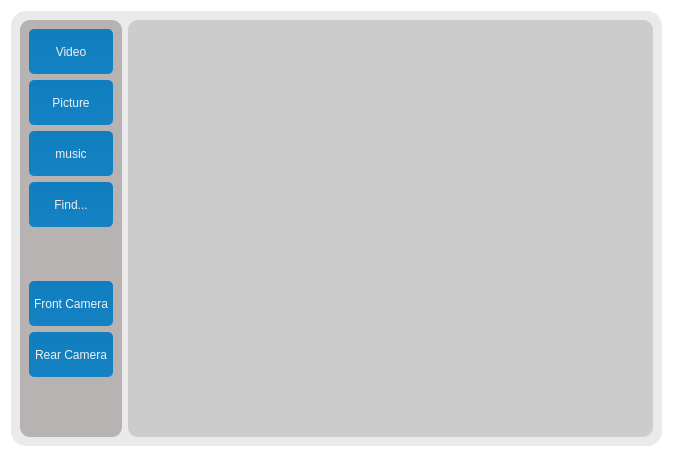
<?xml version="1.0" encoding="UTF-8"?>
<ui version="4.0">
 <class>movieDesk1</class>
 <widget class="QDialog" name="movieDesk1">
  <property name="geometry">
   <rect>
    <x>0</x>
    <y>0</y>
    <width>673</width>
    <height>457</height>
   </rect>
  </property>
  <property name="windowTitle">
   <string>Dialog</string>
  </property>
  <property name="styleSheet">
   <string notr="true">background-color:rgb(86, 76, 75,0);
border-radius:5px;</string>
  </property>
  <layout class="QGridLayout" name="gridLayout_4">
   <item row="0" column="0">
    <widget class="QWidget" name="widget_2" native="true">
     <property name="styleSheet">
      <string notr="true">background-color:rgb(86, 76, 75,30);
border-radius:15px;</string>
     </property>
     <layout class="QGridLayout" name="gridLayout_3" columnstretch="1,6">
      <item row="0" column="0">
       <widget class="QWidget" name="widget" native="true">
        <property name="styleSheet">
         <string notr="true">background-color:rgb(86, 76, 75,90);
border-radius:10px;</string>
        </property>
        <layout class="QGridLayout" name="gridLayout_2" rowstretch="1,1,1,1,2,1,1,1" columnstretch="0,5,0" rowminimumheight="45,45,45,45,0,45,45,45">
         <item row="0" column="1">
          <widget class="QPushButton" name="videoButton">
           <property name="sizePolicy">
            <sizepolicy hsizetype="Fixed" vsizetype="Fixed">
             <horstretch>0</horstretch>
             <verstretch>0</verstretch>
            </sizepolicy>
           </property>
           <property name="minimumSize">
            <size>
             <width>0</width>
             <height>0</height>
            </size>
           </property>
           <property name="maximumSize">
            <size>
             <width>119</width>
             <height>51</height>
            </size>
           </property>
           <property name="focusPolicy">
            <enum>Qt::NoFocus</enum>
           </property>
           <property name="styleSheet">
            <string notr="true">QPushButton{
	border-style: none;
	border: 0px;
	color: #F0F0F0;
	padding: 5px;	
	border-radius:5px;
	background: qlineargradient(spread:pad, x1:0, y1:0, x2:0, y2:1, stop:0 #0F7DBE, stop:1 #1582C3); 
}

.QPushButton[focusPolicy=&quot;0&quot;] {
	border-style: none;
	border: 0px;
	color: #F0F0F0;
	padding: 0px;	
	border-radius:3px;
	background: qlineargradient(spread:pad, x1:0, y1:0, x2:0, y2:1, stop:0 #0F7DBE, stop:1 #1582C3); 
}

.QPushButton:hover{ 
	background: qlineargradient(spread:pad, x1:0, y1:0, x2:0, y2:1, stop:0 #50A3F0, stop:1 #489CEA);
}

.QPushButton:pressed{ 
	background: qlineargradient(spread:pad, x1:0, y1:0, x2:0, y2:1, stop:0 #0F7DBE, stop:1 #1582C3);
}
</string>
           </property>
           <property name="text">
            <string>Video</string>
           </property>
          </widget>
         </item>
         <item row="1" column="1">
          <widget class="QPushButton" name="picButton">
           <property name="sizePolicy">
            <sizepolicy hsizetype="Fixed" vsizetype="Fixed">
             <horstretch>0</horstretch>
             <verstretch>0</verstretch>
            </sizepolicy>
           </property>
           <property name="minimumSize">
            <size>
             <width>0</width>
             <height>0</height>
            </size>
           </property>
           <property name="maximumSize">
            <size>
             <width>119</width>
             <height>51</height>
            </size>
           </property>
           <property name="focusPolicy">
            <enum>Qt::NoFocus</enum>
           </property>
           <property name="styleSheet">
            <string notr="true">QPushButton{
	border-style: none;
	border: 0px;
	color: #F0F0F0;
	padding: 5px;	
	border-radius:5px;
	background: qlineargradient(spread:pad, x1:0, y1:0, x2:0, y2:1, stop:0 #0F7DBE, stop:1 #1582C3); 
}

.QPushButton[focusPolicy=&quot;0&quot;] {
	border-style: none;
	border: 0px;
	color: #F0F0F0;
	padding: 0px;	
	border-radius:3px;
	background: qlineargradient(spread:pad, x1:0, y1:0, x2:0, y2:1, stop:0 #0F7DBE, stop:1 #1582C3); 
}

.QPushButton:hover{ 
	background: qlineargradient(spread:pad, x1:0, y1:0, x2:0, y2:1, stop:0 #50A3F0, stop:1 #489CEA);
}

.QPushButton:pressed{ 
	background: qlineargradient(spread:pad, x1:0, y1:0, x2:0, y2:1, stop:0 #0F7DBE, stop:1 #1582C3);
}
</string>
           </property>
           <property name="text">
            <string>Picture</string>
           </property>
          </widget>
         </item>
         <item row="3" column="1">
          <widget class="QPushButton" name="scanButton">
           <property name="sizePolicy">
            <sizepolicy hsizetype="Fixed" vsizetype="Fixed">
             <horstretch>0</horstretch>
             <verstretch>0</verstretch>
            </sizepolicy>
           </property>
           <property name="minimumSize">
            <size>
             <width>0</width>
             <height>0</height>
            </size>
           </property>
           <property name="maximumSize">
            <size>
             <width>119</width>
             <height>51</height>
            </size>
           </property>
           <property name="focusPolicy">
            <enum>Qt::NoFocus</enum>
           </property>
           <property name="styleSheet">
            <string notr="true">QPushButton{
	border-style: none;
	border: 0px;
	color: #F0F0F0;
	padding: 5px;	
	border-radius:5px;
	background: qlineargradient(spread:pad, x1:0, y1:0, x2:0, y2:1, stop:0 #0F7DBE, stop:1 #1582C3); 
}

.QPushButton[focusPolicy=&quot;0&quot;] {
	border-style: none;
	border: 0px;
	color: #F0F0F0;
	padding: 0px;	
	border-radius:3px;
	background: qlineargradient(spread:pad, x1:0, y1:0, x2:0, y2:1, stop:0 #0F7DBE, stop:1 #1582C3); 
}

.QPushButton:hover{ 
	background: qlineargradient(spread:pad, x1:0, y1:0, x2:0, y2:1, stop:0 #50A3F0, stop:1 #489CEA);
}

.QPushButton:pressed{ 
	background: qlineargradient(spread:pad, x1:0, y1:0, x2:0, y2:1, stop:0 #0F7DBE, stop:1 #1582C3);
}
</string>
           </property>
           <property name="text">
            <string>Find...</string>
           </property>
          </widget>
         </item>
         <item row="4" column="1">
          <spacer name="verticalSpacer">
           <property name="orientation">
            <enum>Qt::Vertical</enum>
           </property>
           <property name="sizeHint" stdset="0">
            <size>
             <width>20</width>
             <height>177</height>
            </size>
           </property>
          </spacer>
         </item>
         <item row="5" column="1">
          <widget class="QPushButton" name="mainCameraButton">
           <property name="sizePolicy">
            <sizepolicy hsizetype="Fixed" vsizetype="Fixed">
             <horstretch>0</horstretch>
             <verstretch>0</verstretch>
            </sizepolicy>
           </property>
           <property name="minimumSize">
            <size>
             <width>0</width>
             <height>0</height>
            </size>
           </property>
           <property name="maximumSize">
            <size>
             <width>119</width>
             <height>51</height>
            </size>
           </property>
           <property name="focusPolicy">
            <enum>Qt::NoFocus</enum>
           </property>
           <property name="styleSheet">
            <string notr="true">QPushButton{
	border-style: none;
	border: 0px;
	color: #F0F0F0;
	padding: 5px;	
	border-radius:5px;
	background: qlineargradient(spread:pad, x1:0, y1:0, x2:0, y2:1, stop:0 #0F7DBE, stop:1 #1582C3); 
}

.QPushButton[focusPolicy=&quot;0&quot;] {
	border-style: none;
	border: 0px;
	color: #F0F0F0;
	padding: 0px;	
	border-radius:3px;
	background: qlineargradient(spread:pad, x1:0, y1:0, x2:0, y2:1, stop:0 #0F7DBE, stop:1 #1582C3); 
}

.QPushButton:hover{ 
	background: qlineargradient(spread:pad, x1:0, y1:0, x2:0, y2:1, stop:0 #50A3F0, stop:1 #489CEA);
}

.QPushButton:pressed{ 
	background: qlineargradient(spread:pad, x1:0, y1:0, x2:0, y2:1, stop:0 #0F7DBE, stop:1 #1582C3);
}
</string>
           </property>
           <property name="text">
            <string>Front Camera</string>
           </property>
          </widget>
         </item>
         <item row="6" column="1">
          <widget class="QPushButton" name="viceButton">
           <property name="sizePolicy">
            <sizepolicy hsizetype="Fixed" vsizetype="Fixed">
             <horstretch>0</horstretch>
             <verstretch>0</verstretch>
            </sizepolicy>
           </property>
           <property name="minimumSize">
            <size>
             <width>0</width>
             <height>0</height>
            </size>
           </property>
           <property name="maximumSize">
            <size>
             <width>119</width>
             <height>51</height>
            </size>
           </property>
           <property name="focusPolicy">
            <enum>Qt::NoFocus</enum>
           </property>
           <property name="styleSheet">
            <string notr="true">QPushButton{
	border-style: none;
	border: 0px;
	color: #F0F0F0;
	padding: 5px;	
	border-radius:5px;
	background: qlineargradient(spread:pad, x1:0, y1:0, x2:0, y2:1, stop:0 #0F7DBE, stop:1 #1582C3); 
}

.QPushButton[focusPolicy=&quot;0&quot;] {
	border-style: none;
	border: 0px;
	color: #F0F0F0;
	padding: 0px;	
	border-radius:3px;
	background: qlineargradient(spread:pad, x1:0, y1:0, x2:0, y2:1, stop:0 #0F7DBE, stop:1 #1582C3); 
}

.QPushButton:hover{ 
	background: qlineargradient(spread:pad, x1:0, y1:0, x2:0, y2:1, stop:0 #50A3F0, stop:1 #489CEA);
}

.QPushButton:pressed{ 
	background: qlineargradient(spread:pad, x1:0, y1:0, x2:0, y2:1, stop:0 #0F7DBE, stop:1 #1582C3);
}
</string>
           </property>
           <property name="text">
            <string>Rear Camera</string>
           </property>
          </widget>
         </item>
         <item row="7" column="1">
          <layout class="QGridLayout" name="gridLayout" columnstretch="1,2,1">
           <item row="0" column="0">
            <spacer name="horizontalSpacer">
             <property name="orientation">
              <enum>Qt::Horizontal</enum>
             </property>
             <property name="sizeHint" stdset="0">
              <size>
               <width>28</width>
               <height>20</height>
              </size>
             </property>
            </spacer>
           </item>
           <item row="0" column="1">
            <widget class="QPushButton" name="returnButton">
             <property name="sizePolicy">
              <sizepolicy hsizetype="Fixed" vsizetype="Fixed">
               <horstretch>0</horstretch>
               <verstretch>0</verstretch>
              </sizepolicy>
             </property>
             <property name="minimumSize">
              <size>
               <width>41</width>
               <height>41</height>
              </size>
             </property>
             <property name="maximumSize">
              <size>
               <width>41</width>
               <height>41</height>
              </size>
             </property>
             <property name="focusPolicy">
              <enum>Qt::NoFocus</enum>
             </property>
             <property name="styleSheet">
              <string notr="true">border-image:url(:/icon/Back.png);
background-color:rgb(255,255,255,0);</string>
             </property>
             <property name="text">
              <string/>
             </property>
            </widget>
           </item>
           <item row="0" column="2">
            <spacer name="horizontalSpacer_2">
             <property name="orientation">
              <enum>Qt::Horizontal</enum>
             </property>
             <property name="sizeHint" stdset="0">
              <size>
               <width>40</width>
               <height>20</height>
              </size>
             </property>
            </spacer>
           </item>
          </layout>
         </item>
         <item row="2" column="1">
          <widget class="QPushButton" name="musicButton">
           <property name="sizePolicy">
            <sizepolicy hsizetype="Fixed" vsizetype="Fixed">
             <horstretch>0</horstretch>
             <verstretch>0</verstretch>
            </sizepolicy>
           </property>
           <property name="minimumSize">
            <size>
             <width>0</width>
             <height>0</height>
            </size>
           </property>
           <property name="maximumSize">
            <size>
             <width>119</width>
             <height>51</height>
            </size>
           </property>
           <property name="focusPolicy">
            <enum>Qt::NoFocus</enum>
           </property>
           <property name="styleSheet">
            <string notr="true">QPushButton{
	border-style: none;
	border: 0px;
	color: #F0F0F0;
	padding: 5px;	
	border-radius:5px;
	background: qlineargradient(spread:pad, x1:0, y1:0, x2:0, y2:1, stop:0 #0F7DBE, stop:1 #1582C3); 
}

.QPushButton[focusPolicy=&quot;0&quot;] {
	border-style: none;
	border: 0px;
	color: #F0F0F0;
	padding: 0px;	
	border-radius:3px;
	background: qlineargradient(spread:pad, x1:0, y1:0, x2:0, y2:1, stop:0 #0F7DBE, stop:1 #1582C3); 
}

.QPushButton:hover{ 
	background: qlineargradient(spread:pad, x1:0, y1:0, x2:0, y2:1, stop:0 #50A3F0, stop:1 #489CEA);
}

.QPushButton:pressed{ 
	background: qlineargradient(spread:pad, x1:0, y1:0, x2:0, y2:1, stop:0 #0F7DBE, stop:1 #1582C3);
}</string>
           </property>
           <property name="text">
            <string>music</string>
           </property>
          </widget>
         </item>
         <item row="4" column="0">
          <spacer name="horizontalSpacer_3">
           <property name="orientation">
            <enum>Qt::Horizontal</enum>
           </property>
           <property name="sizeHint" stdset="0">
            <size>
             <width>40</width>
             <height>20</height>
            </size>
           </property>
          </spacer>
         </item>
         <item row="4" column="2">
          <spacer name="horizontalSpacer_4">
           <property name="orientation">
            <enum>Qt::Horizontal</enum>
           </property>
           <property name="sizeHint" stdset="0">
            <size>
             <width>40</width>
             <height>20</height>
            </size>
           </property>
          </spacer>
         </item>
        </layout>
       </widget>
      </item>
      <item row="0" column="1">
       <widget class="QStackedWidget" name="stackedWidget">
        <property name="minimumSize">
         <size>
          <width>0</width>
          <height>0</height>
         </size>
        </property>
        <property name="maximumSize">
         <size>
          <width>160000</width>
          <height>1600000</height>
         </size>
        </property>
        <property name="styleSheet">
         <string notr="true">background-color:rgb(160,160,160,60);
border-radius:10px;</string>
        </property>
        <property name="currentIndex">
         <number>0</number>
        </property>
        <widget class="QWidget" name="page"/>
        <widget class="QWidget" name="page_2"/>
       </widget>
      </item>
     </layout>
    </widget>
   </item>
  </layout>
 </widget>
 <resources/>
 <connections/>
</ui>
